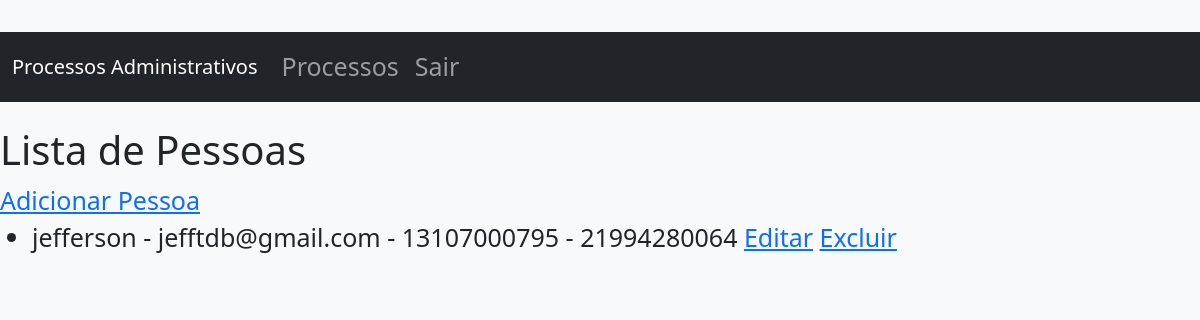
Page /pessoa/ on the earlier database version.
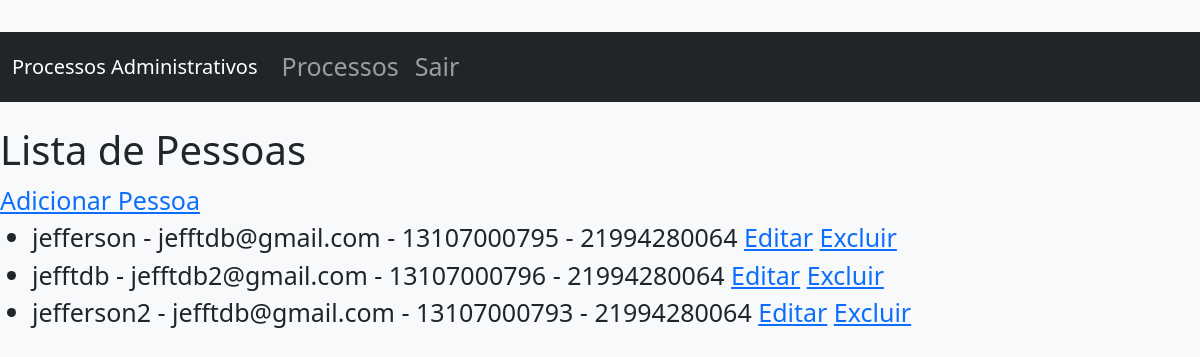
Same page on the later database version.
### pessoa/models.py (models this page shows, shortened)
class Pessoa(AbstractUser):
    cpf = models.CharField(max_length=11, unique=True)
    telefone = models.CharField(max_length=11)

### pessoa/views.py (the view)
# urls.py: path('', views.lista_pessoa, name='lista_pessoa'),
def lista_pessoa(request):
    pessoas = Pessoa.objects.all()
    return render(request, 'pessoa/lista_pessoa.html', {'pessoas': pessoas})

### pessoa/templates/pessoa/lista_pessoa.html (shortened to what this page needs)
{% extends "base.html" %}
{% block content %}
<h1>Lista de Pessoas</h1>
<a href="{% url 'add_pessoa' %}">Adicionar Pessoa</a>
<ul>
    {% for pessoa in pessoas %}
        <li>
            {{ pessoa.username }} - {{ pessoa.email }} - {{ pessoa.cpf }} - {{ pessoa.telefone }}
            <a href="{% url 'editar_pessoa' pessoa.id %}">Editar</a>
            <a href="{% url 'excluir_pessoa' pessoa.id %}">Excluir</a>
        </li>
    {% endfor %}
</ul>
{% endblock %}

Differences in the rows shown:
added Pessoa: username "jefftdb", email "jefftdb2@gmail.com", cpf "13107000796", telefone "21994280064"
added Pessoa: username "jefferson2", email "jefftdb@gmail.com", cpf "13107000793", telefone "21994280064"
